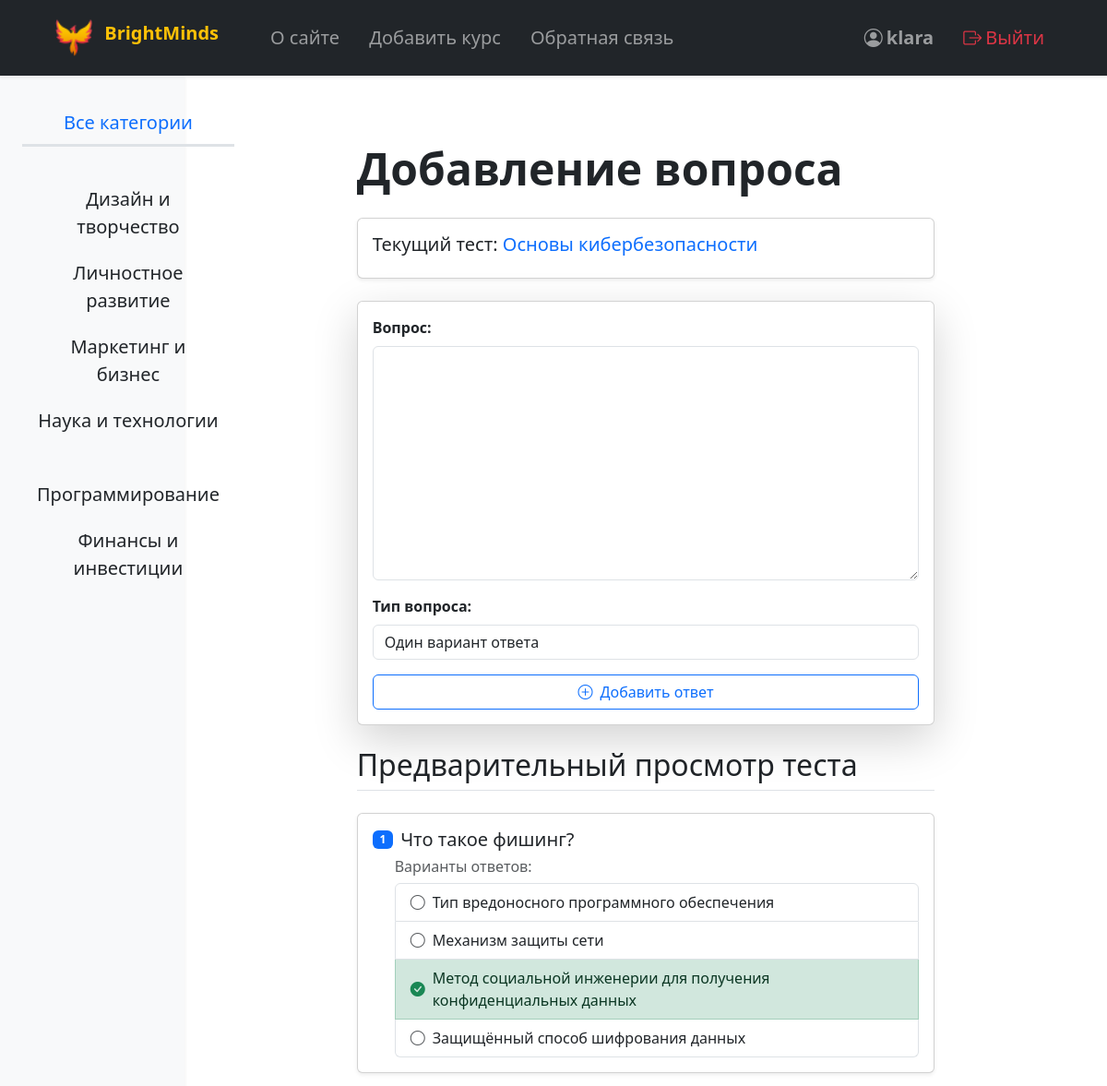
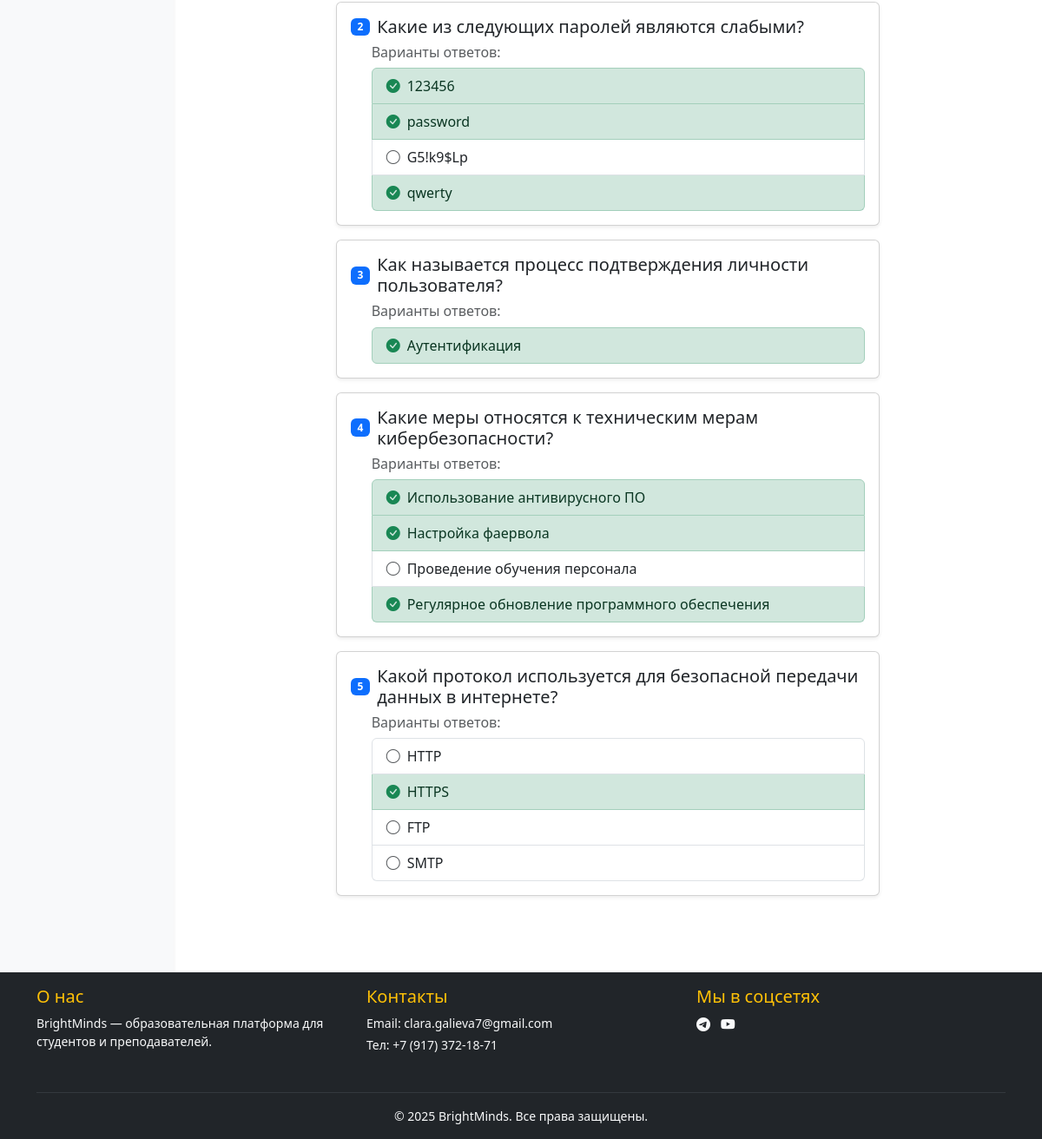
The app's page /test/38/question/create/ (signed in) with its own data (2 pictures, top to bottom).
### bmCourses/models.py (models this page shows, shortened)
class Category(models.Model):
    name = models.CharField(max_length=100, db_index=True, verbose_name='Название')
    slug = models.SlugField(max_length=255, unique=True, db_index=True, verbose_name='URL')
    def get_absolute_url(self):
        return reverse('category', kwargs={'cat_slug': self.slug})
    class Meta:
        verbose_name = 'Категория'
        verbose_name_plural = 'Категории'
        ordering = ['id']

class Test(models.Model):
    course = models.ForeignKey('Course', on_delete=models.CASCADE, verbose_name='Курс')
    title = models.CharField(max_length=50, verbose_name='Название')
    description = models.TextField(blank=True, verbose_name='Описание')
    time_create = models.DateTimeField(auto_now_add=True, verbose_name='Время создания')
    attempts = models.PositiveIntegerField(blank=True, null= True, verbose_name='Количество попыток')
    time_to_complete = models.PositiveIntegerField(blank=True, null=True, verbose_name='Ограничение по времени в минутах')
    class Meta:
        verbose_name = 'Тест'
        verbose_name_plural = 'Тесты'
        ordering = ['time_create']

class Question(models.Model):
    test = models.ForeignKey('Test', on_delete=models.CASCADE, related_name='questions', verbose_name='Тест')
    text = models.TextField(verbose_name='Вопрос')
    SINGLE_CHOICE = 'SC'
    MULTIPLE_CHOICE = 'MC'
    TEXT_INPUT = 'TI'
    QUESTION_TYPES = [
        (SINGLE_CHOICE, 'Один вариант ответа'),
        (MULTIPLE_CHOICE, 'Несколько вариантов ответа'),
        (TEXT_INPUT, 'Ввод ответа вручную'),
    ]
    type = models.CharField(
        max_length=2,
        choices=QUESTION_TYPES,
        default=SINGLE_CHOICE,
        verbose_name='Тип вопроса'
    )
    class Meta:
        verbose_name = 'Вопрос'
        verbose_name_plural = 'Вопросы'

class Answer(models.Model):
    question = models.ForeignKey('Question', on_delete=models.CASCADE, related_name='answers', verbose_name='Вопрос')
    text = models.TextField(max_length=300, verbose_name='Ответ')
    is_correct = models.BooleanField(default=False, verbose_name='Правильный')
    class Meta:
        verbose_name = 'Ответ'
        verbose_name_plural = 'Ответы'
        ordering = ['id']

### bmCourses/views/tests/views.py (the view, shortened to what this page needs)
# urls.py: path('test/<int:test_id>/question/create/', AddQuestion.as_view(), name='question_create'),
class AddQuestion(DataMixin, LoginRequiredMixin, UserPassesTestMixin, CreateView):
    model = Question
    form_class = QuestionForm
    template_name = 'bmCourses/tests/add_question.html'
    def setup(self, request, *args, **kwargs):
        super().setup(request, *args, **kwargs)
        self.test = get_object_or_404(Test, pk=self.kwargs['test_id'])
    def test_func(self):
        return self.request.user == self.test.course.user
    def get_context_data(self, **kwargs):
        context = super().get_context_data(**kwargs)
        context['test'] = self.test
        return {**context, **self.get_user_context(title='Добавление вопроса')}

### bmCourses/forms.py
class QuestionForm(forms.ModelForm):
    class Meta:
        model = Question
        fields = ['text', 'type']

### bmCourses/utils.py (called while the page is built)
    def get_user_context(self, **kwargs):
        context = kwargs
        cats = cache.get('cats')
        if not cats:
            cats = Category.objects.all().annotate(total=Count('course', filter=Q(course__is_published=True))).filter(total__gt=0)
            cache.set('cats', cats, 60)
        user_menu = menu.copy()
        if not self.request.user.is_authenticated:
            user_menu.pop(1)
        context['menu'] = user_menu
        context['cats'] = cats
        if 'cat_selected' not in context:
            context['cat_selected'] = 0
        return context

### bmCourses/templates/bmCourses/tests/add_question.html (shortened to what this page needs)
{% extends 'bmCourses/base/base.html' %}
{% load widget_tweaks %}
{% block content %}
<div class="container my-4">
    <div class="row justify-content-center">
        <div class="col-md-10 col-lg-8">
            <h1 class="mb-4 display-5 fw-bold">{{title}}</h1>
            <div class="card mb-4 shadow-sm">
                <div class="card-body">
                    <h2 class="h5 card-title">Текущий тест: <span class="text-primary">{{test.title}}</span></h2>
                </div>
            </div>
            <div class="card shadow-lg mb-4">
                <div class="card-body">
                    <form action="{% url 'question_create' test.id %}" method="post" enctype="multipart/form-data" novalidate>
                        {% for f in form %}
                            <div class="mb-3">
                                <label for="{{ f.id_for_label }}" class="form-label fw-bold">{{ f.label }}:</label>
                                {{ f|add_class:"form-control" }}
                            </div>
                        {% endfor %}
                        <div class="d-grid">
                            <button type="submit" name="add_answer" class="btn btn-outline-primary flex-grow-1">
                                <i class="bi bi-plus-circle me-1"></i> Добавить ответ
                            </button>
                        </div>
                    </form>
                </div>
            </div>
            <h2 class="mb-4 border-bottom pb-2">Предварительный просмотр теста</h2>
            {% for question in test.questions.all %}
            <div class="card mb-3 shadow-sm">
                <div class="card-body">
                    <div class="d-flex align-items-center mb-2">
                        <span class="badge bg-primary me-2">{{ forloop.counter }}</span>
                        <h5 class="mb-0">{{ question.text }}</h5>
                    </div>
                    <div class="answers ps-4">
                        <h6 class="text-muted mb-2">Варианты ответов:</h6>
                        <div class="list-group">
                            {% for answer in question.answers.all %}
                            <div class="list-group-item {% if answer.is_correct %}list-group-item-success{% endif %}">
                                <div class="d-flex align-items-center">
                                    {% if answer.is_correct %}
                                    <i class="bi bi-check-circle-fill text-success me-2"></i>
                                    {% else %}
                                    <i class="bi bi-circle text-muted me-2"></i>
                                    {% endif %}
                                    {{ answer.text }}
                                </div>
                            </div>
                            {% endfor %}
                        </div>
                    </div>
                </div>
            </div>
            {% endfor %}
        </div>
    </div>
</div>
{% endblock %}

### bmCourses/templates/bmCourses/base/header.html (shortened to what this page needs)
<nav class="navbar navbar-expand-lg navbar-dark bg-dark shadow-sm fixed-top py-3 fs-5">
    <div class="container-fluid mx-5">
        <a class="navbar-brand fw-bold text-warning me-5" href="{% url 'home' %}">
            <div class="logo d-inline-block align-top me-2"></div>
            BrightMinds
        </a>
        <div class="collapse navbar-collapse justify-content-between" id="navbarNav">
            <ul class="navbar-nav">
                {% for m in menu %}
                <li class="nav-item">
                    <a class="nav-link {% if request.path == m.get_absolute_url %}active fw-semibold text-primary{% endif %} me-3"
                       href="{% url m.url_name %}">{{ m.title }}</a>
                </li>
                {% endfor %}
            </ul>
            <ul class="navbar-nav">
                {% if request.user.is_authenticated %}
                <li class="nav-item">
                    <a class="nav-link fw-semibold ms-3" href="{% url 'profile' request.user.username %}">
                        <i class="bi bi-person-circle me-1"></i>{{ request.user.username }}
                    </a>
                </li>
                <li class="nav-item">
                    <a class="nav-link text-danger ms-3" href="{% url 'logout' %}">
                        <i class="bi bi-box-arrow-right me-1"></i>Выйти
                    </a>
                </li>
                {% endif %}
            </ul>
        </div>
    </div>
</nav>

### bmCourses/templates/bmCourses/base/sidebar.html
<aside class="col-md-3 col-lg-2 bg-light sidebar text-center p-4 shadow-sm">
    <ul class="nav flex-column fs-5">
        {% if cat_selected == 0 %}
        <li class="nav-item selected mt-1">
            <span class="nav-link active text-primary border-bottom border-3">Все категории</span>
        </li>
        {% else %}
        <li class="nav-item mt-1">
            <a class="nav-link text-dark" href="{% url 'home' %}">Все категории</a>
        </li>
        {% endif %}
        {% for c in cats %}
        {% if c.id == cat_selected %}
        <li class="nav-item selected mt-1">
            <span class="nav-link active text-primary border-bottom border-3">{{ c.name }}</span>
        </li>
        {% else %}
        <li class="nav-item mt-1">
            <a class="nav-link text-dark" href="{{ c.get_absolute_url }}">{{ c.name }}</a>
        </li>
        {% endif %}
        {% endfor %}
    </ul>
</aside>

### bmCourses/static/bmCourses/css/styles.css (style rules this page uses)
html, body { height: 100%; }
.logo { background: url('../images/main.png') no-repeat center center; width: 40px; height: 40px; background-size: contain; }

### records on screen
Category: name "Дизайн и творчество"
Category: name "Личностное развитие"
Category: name "Маркетинг и бизнес"
Category: name "Наука и технологии"
Category: name "Программирование"
Category: name "Финансы и инвестиции"
Test: title "Основы кибербезопасности"
Question: text "Что такое фишинг?"
Answer: is_correct False (drawn), text "Тип вредоносного программного обеспечения"
Answer: is_correct False (drawn), text "Механизм защиты сети"
Answer: is_correct True (drawn), text "Метод социальной инженерии для получения конфиденциальных данных"
Answer: is_correct False (drawn), text "Защищённый способ шифрования данных"
Question: text "Какие из следующих паролей являются слабыми?"
Answer: is_correct True (drawn), text "123456"
Answer: is_correct True (drawn), text "password"
Answer: is_correct False (drawn), text "G5!k9$Lp"
Answer: is_correct True (drawn), text "qwerty"
Question: text "Как называется процесс подтверждения личности пользователя?"
Answer: is_correct True (drawn), text "Аутентификация"
Question: text "Какие меры относятся к техническим мерам кибербезопасности?"
Answer: is_correct True (drawn), text "Использование антивирусного ПО"
Answer: is_correct True (drawn), text "Настройка фаервола"
Answer: is_correct False (drawn), text "Проведение обучения персонала"
Answer: is_correct True (drawn), text "Регулярное обновление программного обеспечения"
Question: text "Какой протокол используется для безопасной передачи данных в интернете?"
Answer: is_correct False (drawn), text "HTTP"
Answer: is_correct True (drawn), text "HTTPS"
Answer: is_correct False (drawn), text "FTP"
Answer: is_correct False (drawn), text "SMTP"

### other values on screen
{{ m.title }} "О сайте" "Добавить курс" "Обратная связь"
{{ request.user.username }} "klara"
{{ title }} "Добавление вопроса"
{{ f.label }} "Вопрос" "Тип вопроса"
